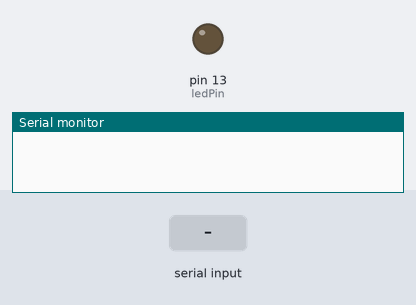
Recording of a sketch running on a simulated Arduino Uno, built with avr-gcc and run on an emulated ATmega328P. Parts: output pins drawn as LEDs (lit = HIGH), the last lines printed to the serial monitor. Inputs (shaded band) come from the test bench.

Above: at 1.2 s.
1.3 s: "B" received over Serial
At 2.2 s:
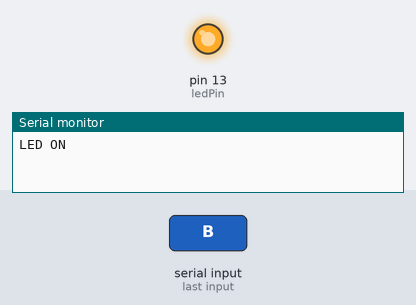
2.8 s: "I" received over Serial
At 3.4 s:
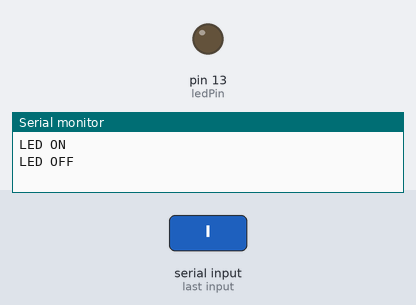
4.3 s: "b" received over Serial
At 5.5 s:
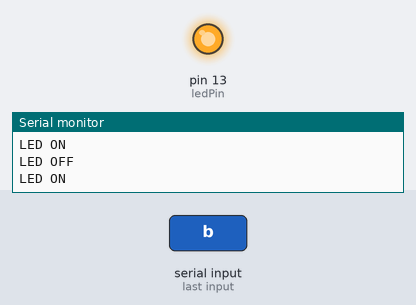
5.8 s: "i" received over Serial
At 6.9 s:
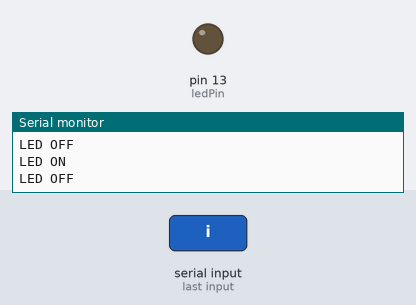
Timing chart, 0 to 8.3 s (numbered marks = the images above; inputs shaded):
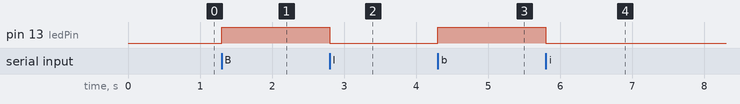

Measured:
- after the input at 1.3 s, pin 13 (ledPin): LOW → HIGH at once
- after the input at 2.8 s, pin 13 (ledPin): HIGH → LOW at once
- after the input at 4.3 s, pin 13 (ledPin): LOW → HIGH at once
- after the input at 5.8 s, pin 13 (ledPin): HIGH → LOW at once

The sketch:

Lab_2_Project_Beri.ino
```cpp
//This programme On and Off the LED light with the characters B or b and I or i

// Define the pin number for the LED
const int ledPin = LED_BUILTIN;

void setup() {
  // Initialize the Serial Monitor
  Serial.begin(230400);

  // Set the LED pin as an output
  pinMode(ledPin, OUTPUT);
}

void loop() {
  // Check for incoming Serial data
    if (Serial.available() > 0) {
    // Read the incoming data
    char data = Serial.read();

    // If the data is 'B' or 'b', turn the LED on
      if (data == 'B' || data == 'b') {
      digitalWrite(ledPin, HIGH);
      Serial.println("LED ON");
    }

    // If the data is 'I' or 'i', turn the LED off
      if (data == 'I' || data == 'i') {
      digitalWrite(ledPin, LOW);
      Serial.println("LED OFF");
    }
  }
}
```
